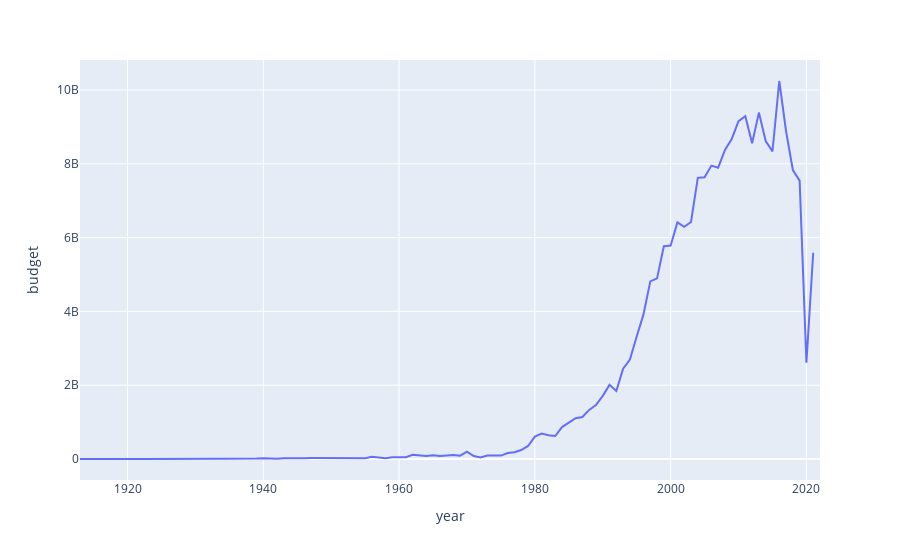

The code cell stored with this chart in its notebook:
### Code cell
#1. El presupuesto de peliculas ha subido a lo largo de los años
fig = px.line(df.groupby('year').sum().reset_index(), x="year", y="budget")
fig.update_xaxes(range=[1913, 2022], row=1, col=1)
fig.show()
